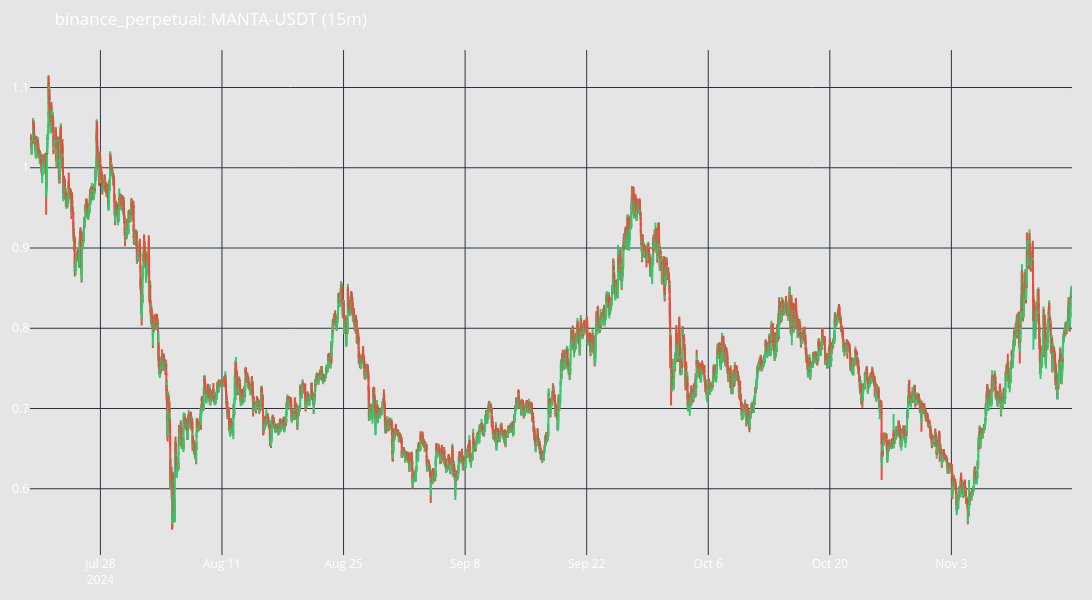

The notebook cell saved with this chart:
### Code cell
candles.plot(type="candles", width=1800)

### Figure 1 — Plotly figure (JSON) as saved in the notebook; plotly's stock layout.template omitted (floating-point values rounded to 4 significant figures; data arrays with more than 128 entries replaced by an {"elided": "..."} marker saying what was removed)
{"data": [{"close": {"elided": "11519 float values"}, "decreasing": {"line": {"color": "#E74C3C"}}, "high": {"elided": "11519 float values"}, "increasing": {"line": {"color": "#2ECC71"}}, "low": {"elided": "11519 float values"}, "name": "Candlesticks", "open": {"elided": "11519 float values"}, "type": "candlestick", "x": {"elided": "11519 str values"}}], "layout": {"font": {"color": "white", "size": 12}, "height": 600, "hovermode": "x unified", "margin": {"b": 20, "l": 20, "r": 20, "t": 50}, "paper_bgcolor": "rgba(0, 0, 0, 0.1)", "plot_bgcolor": "rgba(0, 0, 0, 0)", "showlegend": false, "title": {"text": "binance_perpetual: MANTA-USDT (15m)"}, "width": 1800, "xaxis": {"rangeslider": {"visible": false}}}}
